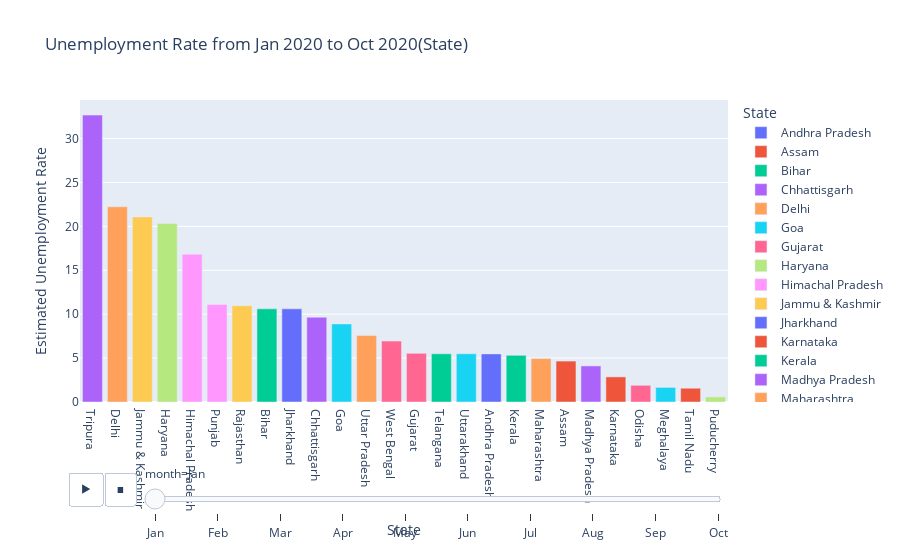

Source (notebook cell):
### Markdown cell above
>  Hariyana and  Tripura were having the highest average amount of Unemployment rate




> Meghalaya was having the lowest average amount of Unemployment rate

### Code cell
# Bar plot Unemployment Rate (monthly)

fig = px.bar(df,x='State',y='Estimated Unemployment Rate',animation_frame='month',color='State',
            title='Unemployment Rate from Jan 2020 to Oct 2020(State)')

fig.update_layout(xaxis={'categoryorder':'total descending'})
fig.show()

### Figure 1 — Plotly figure (JSON) as saved in the notebook; plotly's stock layout.template omitted (floating-point values rounded to 4 significant figures)
{"data": [{"alignmentgroup": "True", "hovertemplate": "State=%{x}<br>month=Jan<br>Estimated Unemployment Rate=%{y}<extra></extra>", "legendgroup": "Andhra Pradesh", "marker": {"color": "#636efa", "pattern": {"shape": ""}}, "name": "Andhra Pradesh", "offsetgroup": "Andhra Pradesh", "orientation": "v", "showlegend": true, "textposition": "auto", "type": "bar", "x": ["Andhra Pradesh"], "xaxis": "x", "y": [5.48], "yaxis": "y"}, {"alignmentgroup": "True", "hovertemplate": "State=%{x}<br>month=Jan<br>Estimated Unemployment Rate=%{y}<extra></extra>", "legendgroup": "Assam", "marker": {"color": "#EF553B", "pattern": {"shape": ""}}, "name": "Assam", "offsetgroup": "Assam", "orientation": "v", "showlegend": true, "textposition": "auto", "type": "bar", "x": ["Assam"], "xaxis": "x", "y": [4.66], "yaxis": "y"}, {"alignmentgroup": "True", "hovertemplate": "State=%{x}<br>month=Jan<br>Estimated Unemployment Rate=%{y}<extra></extra>", "legendgroup": "Bihar", "marker": {"color": "#00cc96", "pattern": {"shape": ""}}, "name": "Bihar", "offsetgroup": "Bihar", "orientation": "v", "showlegend": true, "textposition": "auto", "type": "bar", "x": ["Bihar"], "xaxis": "x", "y": [10.61], "yaxis": "y"}, {"alignmentgroup": "True", "hovertemplate": "State=%{x}<br>month=Jan<br>Estimated Unemployment Rate=%{y}<extra></extra>", "legendgroup": "Chhattisgarh", "marker": {"color": "#ab63fa", "pattern": {"shape": ""}}, "name": "Chhattisgarh", "offsetgroup": "Chhattisgarh", "orientation": "v", "showlegend": true, "textposition": "auto", "type": "bar", "x": ["Chhattisgarh"], "xaxis": "x", "y": [9.65], "yaxis": "y"}, {"alignmentgroup": "True", "hovertemplate": "State=%{x}<br>month=Jan<br>Estimated Unemployment Rate=%{y}<extra></extra>", "legendgroup": "Delhi", "marker": {"color": "#FFA15A", "pattern": {"shape": ""}}, "name": "Delhi", "offsetgroup": "Delhi", "orientation": "v", "showlegend": true, "textposition": "auto", "type": "bar", "x": ["Delhi"], "xaxis": "x", "y": [22.23], "yaxis": "y"}, {"alignmentgroup": "True", "hovertemplate": "State=%{x}<br>month=Jan<br>Estimated Unemployment Rate=%{y}<extra></extra>", "legendgroup": "Goa", "marker": {"color": "#19d3f3", "pattern": {"shape": ""}}, "name": "Goa", "offsetgroup": "Goa", "orientation": "v", "showlegend": true, "textposition": "auto", "type": "bar", "x": ["Goa"], "xaxis": "x", "y": [8.89], "yaxis": "y"}, {"alignmentgroup": "True", "hovertemplate": "State=%{x}<br>month=Jan<br>Estimated Unemployment Rate=%{y}<extra></extra>", "legendgroup": "Gujarat", "marker": {"color": "#FF6692", "pattern": {"shape": ""}}, "name": "Gujarat", "offsetgroup": "Gujarat", "orientation": "v", "showlegend": true, "textposition": "auto", "type": "bar", "x": ["Gujarat"], "xaxis": "x", "y": [5.54], "yaxis": "y"}, {"alignmentgroup": "True", "hovertemplate": "State=%{x}<br>month=Jan<br>Estimated Unemployment Rate=%{y}<extra></extra>", "legendgroup": "Haryana", "marker": {"color": "#B6E880", "pattern": {"shape": ""}}, "name": "Haryana", "offsetgroup": "Haryana", "orientation": "v", "showlegend": true, "textposition": "auto", "type": "bar", "x": ["Haryana"], "xaxis": "x", "y": [20.34], "yaxis": "y"}, {"alignmentgroup": "True", "hovertemplate": "State=%{x}<br>month=Jan<br>Estimated Unemployment Rate=%{y}<extra></extra>", "legendgroup": "Himachal Pradesh", "marker": {"color": "#FF97FF", "pattern": {"shape": ""}}, "name": "Himachal Pradesh", "offsetgroup": "Himachal Pradesh", "orientation": "v", "showlegend": true, "textposition": "auto", "type": "bar", "x": ["Himachal Pradesh"], "xaxis": "x", "y": [16.83], "yaxis": "y"}, {"alignmentgroup": "True", "hovertemplate": "State=%{x}<br>month=Jan<br>Estimated Unemployment Rate=%{y}<extra></extra>", "legendgroup": "Jammu & Kashmir", "marker": {"color": "#FECB52", "pattern": {"shape": ""}}, "name": "Jammu & Kashmir", "offsetgroup": "Jammu & Kashmir", "orientation": "v", "showlegend": true, "textposition": "auto", "type": "bar", "x": ["Jammu & Kashmir"], "xaxis": "x", "y": [21.08], "yaxis": "y"}, {"alignmentgroup": "True", "hovertemplate": "State=%{x}<br>month=Jan<br>Estimated Unemployment Rate=%{y}<extra></extra>", "legendgroup": "Jharkhand", "marker": {"color": "#636efa", "pattern": {"shape": ""}}, "name": "Jharkhand", "offsetgroup": "Jharkhand", "orientation": "v", "showlegend": true, "textposition": "auto", "type": "bar", "x": ["Jharkhand"], "xaxis": "x", "y": [10.61], "yaxis": "y"}, {"alignmentgroup": "True", "hovertemplate": "State=%{x}<br>month=Jan<br>Estimated Unemployment Rate=%{y}<extra></extra>", "legendgroup": "Karnataka", "marker": {"color": "#EF553B", "pattern": {"shape": ""}}, "name": "Karnataka", "offsetgroup": "Karnataka", "orientation": "v", "showlegend": true, "textposition": "auto", "type": "bar", "x": ["Karnataka"], "xaxis": "x", "y": [2.86], "yaxis": "y"}, {"alignmentgroup": "True", "hovertemplate": "State=%{x}<br>month=Jan<br>Estimated Unemployment Rate=%{y}<extra></extra>", "legendgroup": "Kerala", "marker": {"color": "#00cc96", "pattern": {"shape": ""}}, "name": "Kerala", "offsetgroup": "Kerala", "orientation": "v", "showlegend": true, "textposition": "auto", "type": "bar", "x": ["Kerala"], "xaxis": "x", "y": [5.31], "yaxis": "y"}, {"alignmentgroup": "True", "hovertemplate": "State=%{x}<br>month=Jan<br>Estimated Unemployment Rate=%{y}<extra></extra>", "legendgroup": "Madhya Pradesh", "marker": {"color": "#ab63fa", "pattern": {"shape": ""}}, "name": "Madhya Pradesh", "offsetgroup": "Madhya Pradesh", "orientation": "v", "showlegend": true, "textposition": "auto", "type": "bar", "x": ["Madhya Pradesh"], "xaxis": "x", "y": [4.11], "yaxis": "y"}, {"alignmentgroup": "True", "hovertemplate": "State=%{x}<br>month=Jan<br>Estimated Unemployment Rate=%{y}<extra></extra>", "legendgroup": "Maharashtra", "marker": {"color": "#FFA15A", "pattern": {"shape": ""}}, "name": "Maharashtra", "offsetgroup": "Maharashtra", "orientation": "v", "showlegend": true, "textposition": "auto", "type": "bar", "x": ["Maharashtra"], "xaxis": "x", "y": [4.95], "yaxis": "y"}, {"alignmentgroup": "True", "hovertemplate": "State=%{x}<br>month=Jan<br>Estimated Unemployment Rate=%{y}<extra></extra>", "legendgroup": "Meghalaya", "marker": {"color": "#19d3f3", "pattern": {"shape": ""}}, "name": "Meghalaya", "offsetgroup": "Meghalaya", "orientation": "v", "showlegend": true, "textposition": "auto", "type": "bar", "x": ["Meghalaya"], "xaxis": "x", "y": [1.66], "yaxis": "y"}, {"alignmentgroup": "True", "hovertemplate": "State=%{x}<br>month=Jan<br>Estimated Unemployment Rate=%{y}<extra></extra>", "legendgroup": "Odisha", "marker": {"color": "#FF6692", "pattern": {"shape": ""}}, "name": "Odisha", "offsetgroup": "Odisha", "orientation": "v", "showlegend": true, "textposition": "auto", "type": "bar", "x": ["Odisha"], "xaxis": "x", "y": [1.9], "yaxis": "y"}, {"alignmentgroup": "True", "hovertemplate": "State=%{x}<br>month=Jan<br>Estimated Unemployment Rate=%{y}<extra></extra>", "legendgroup": "Puducherry", "marker": {"color": "#B6E880", "pattern": {"shape": ""}}, "name": "Puducherry", "offsetgroup": "Puducherry", "orientation": "v", "showlegend": true, "textposition": "auto", "type": "bar", "x": ["Puducherry"], "xaxis": "x", "y": [0.58], "yaxis": "y"}, {"alignmentgroup": "True", "hovertemplate": "State=%{x}<br>month=Jan<br>Estimated Unemployment Rate=%{y}<extra></extra>", "legendgroup": "Punjab", "marker": {"color": "#FF97FF", "pattern": {"shape": ""}}, "name": "Punjab", "offsetgroup": "Punjab", "orientation": "v", "showlegend": true, "textposition": "auto", "type": "bar", "x": ["Punjab"], "xaxis": "x", "y": [11.11], "yaxis": "y"}, {"alignmentgroup": "True", "hovertemplate": "State=%{x}<br>month=Jan<br>Estimated Unemployment Rate=%{y}<extra></extra>", "legendgroup": "Rajasthan", "marker": {"color": "#FECB52", "pattern": {"shape": ""}}, "name": "Rajasthan", "offsetgroup": "Rajasthan", "orientation": "v", "showlegend": true, "textposition": "auto", "type": "bar", "x": ["Rajasthan"], "xaxis": "x", "y": [10.97], "yaxis": "y"}, {"alignmentgroup": "True", "hovertemplate": "State=%{x}<br>month=Jan<br>Estimated Unemployment Rate=%{y}<extra></extra>", "legendgroup": "Tamil Nadu", "marker": {"color": "#EF553B", "pattern": {"shape": ""}}, "name": "Tamil Nadu", "offsetgroup": "Tamil Nadu", "orientation": "v", "showlegend": true, "textposition": "auto", "type": "bar", "x": ["Tamil Nadu"], "xaxis": "x", "y": [1.57], "yaxis": "y"}, {"alignmentgroup": "True", "hovertemplate": "State=%{x}<br>month=Jan<br>Estimated Unemployment Rate=%{y}<extra></extra>", "legendgroup": "Telangana", "marker": {"color": "#00cc96", "pattern": {"shape": ""}}, "name": "Telangana", "offsetgroup": "Telangana", "orientation": "v", "showlegend": true, "textposition": "auto", "type": "bar", "x": ["Telangana"], "xaxis": "x", "y": [5.49], "yaxis": "y"}, {"alignmentgroup": "True", "hovertemplate": "State=%{x}<br>month=Jan<br>Estimated Unemployment Rate=%{y}<extra></extra>", "legendgroup": "Tripura", "marker": {"color": "#ab63fa", "pattern": {"shape": ""}}, "name": "Tripura", "offsetgroup": "Tripura", "orientation": "v", "showlegend": true, "textposition": "auto", "type": "bar", "x": ["Tripura"], "xaxis": "x", "y": [32.67], "yaxis": "y"}, {"alignmentgroup": "True", "hovertemplate": "State=%{x}<br>month=Jan<br>Estimated Unemployment Rate=%{y}<extra></extra>", "legendgroup": "Uttar Pradesh", "marker": {"color": "#FFA15A", "pattern": {"shape": ""}}, "name": "Uttar Pradesh", "offsetgroup": "Uttar Pradesh", "orientation": "v", "showlegend": true, "textposition": "auto", "type": "bar", "x": ["Uttar Pradesh"], "xaxis": "x", "y": [7.58], "yaxis": "y"}, {"alignmentgroup": "True", "hovertemplate": "State=%{x}<br>month=Jan<br>Estimated Unemployment Rate=%{y}<extra></extra>", "legendgroup": "Uttarakhand", "marker": {"color": "#19d3f3", "pattern": {"shape": ""}}, "name": "Uttarakhand", "offsetgroup": "Uttarakhand", "orientation": "v", "showlegend": true, "textposition": "auto", "type": "bar", "x": ["Uttarakhand"], "xaxis": "x", "y": [5.49], "yaxis": "y"}, {"alignmentgroup": "True", "hovertemplate": "State=%{x}<br>month=Jan<br>Estimated Unemployment Rate=%{y}<extra></extra>", "legendgroup": "West Bengal", "marker": {"color": "#FF6692", "pattern": {"shape": ""}}, "name": "West Bengal", "offsetgroup": "West Bengal", "orientation": "v", "showlegend": true, "textposition": "auto", "type": "bar", "x": ["West Bengal"], "xaxis": "x", "y": [6.94], "yaxis": "y"}], "layout": {"barmode": "relative", "legend": {"title": {"text": "State"}, "tracegroupgap": 0}, "sliders": [{"active": 0, "currentvalue": {"prefix": "month="}, "len": 0.9, "pad": {"b": 10, "t": 60}, "steps": [{"args": [["Jan"], {"frame": {"duration": 0, "redraw": true}, "fromcurrent": true, "mode": "immediate", "transition": {"duration": 0, "easing": "linear"}}], "label": "Jan", "method": "animate"}, {"args": [["Feb"], {"frame": {"duration": 0, "redraw": true}, "fromcurrent": true, "mode": "immediate", "transition": {"duration": 0, "easing": "linear"}}], "label": "Feb", "method": "animate"}, {"args": [["Mar"], {"frame": {"duration": 0, "redraw": true}, "fromcurrent": true, "mode": "immediate", "transition": {"duration": 0, "easing": "linear"}}], "label": "Mar", "method": "animate"}, {"args": [["Apr"], {"frame": {"duration": 0, "redraw": true}, "fromcurrent": true, "mode": "immediate", "transition": {"duration": 0, "easing": "linear"}}], "label": "Apr", "method": "animate"}, {"args": [["May"], {"frame": {"duration": 0, "redraw": true}, "fromcurrent": true, "mode": "immediate", "transition": {"duration": 0, "easing": "linear"}}], "label": "May", "method": "animate"}, {"args": [["Jun"], {"frame": {"duration": 0, "redraw": true}, "fromcurrent": true, "mode": "immediate", "transition": {"duration": 0, "easing": "linear"}}], "label": "Jun", "method": "animate"}, {"args": [["Jul"], {"frame": {"duration": 0, "redraw": true}, "fromcurrent": true, "mode": "immediate", "transition": {"duration": 0, "easing": "linear"}}], "label": "Jul", "method": "animate"}, {"args": [["Aug"], {"frame": {"duration": 0, "redraw": true}, "fromcurrent": true, "mode": "immediate", "transition": {"duration": 0, "easing": "linear"}}], "label": "Aug", "method": "animate"}, {"args": [["Sep"], {"frame": {"duration": 0, "redraw": true}, "fromcurrent": true, "mode": "immediate", "transition": {"duration": 0, "easing": "linear"}}], "label": "Sep", "method": "animate"}, {"args": [["Oct"], {"frame": {"duration": 0, "redraw": true}, "fromcurrent": true, "mode": "immediate", "transition": {"duration": 0, "easing": "linear"}}], "label": "Oct", "method": "animate"}], "x": 0.1, "xanchor": "left", "y": 0, "yanchor": "top"}], "title": {"text": "Unemployment Rate from Jan 2020 to Oct 2020(State)"}, "updatemenus": [{"buttons": [{"args": [null, {"frame": {"duration": 500, "redraw": true}, "fromcurrent": true, "mode": "immediate", "transition": {"duration": 500, "easing": "linear"}}], "label": "&#9654;", "method": "animate"}, {"args": [[null], {"frame": {"duration": 0, "redraw": true}, "fromcurrent": true, "mode": "immediate", "transition": {"duration": 0, "easing": "linear"}}], "label": "&#9724;", "method": "animate"}], "direction": "left", "pad": {"r": 10, "t": 70}, "showactive": false, "type": "buttons", "x": 0.1, "xanchor": "right", "y": 0, "yanchor": "top"}], "xaxis": {"anchor": "y", "categoryarray": ["Andhra Pradesh", "Assam", "Bihar", "Chhattisgarh", "Delhi", "Goa", "Gujarat", "Haryana", "Himachal Pradesh", "Jammu & Kashmir", "Jharkhand", "Karnataka", "Kerala", "Madhya Pradesh", "Maharashtra", "Meghalaya", "Odisha", "Puducherry", "Punjab", "Rajasthan", "Sikkim", "Tamil Nadu", "Telangana", "Tripura", "Uttar Pradesh", "Uttarakhand", "West Bengal"], "categoryorder": "total descending", "domain": [0, 1], "title": {"text": "State"}}, "yaxis": {"anchor": "x", "domain": [0, 1], "title": {"text": "Estimated Unemployment Rate"}}}}
